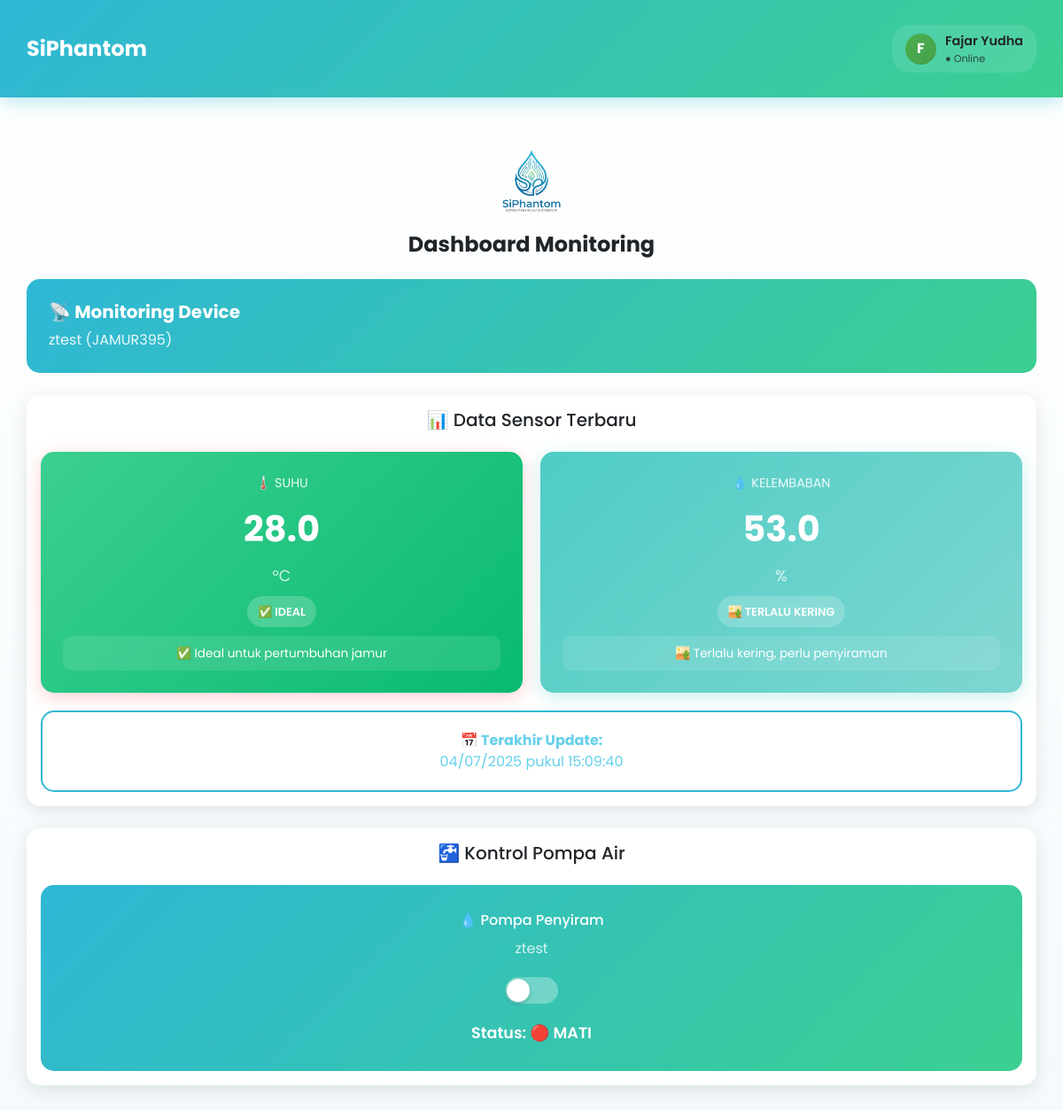
Screenshot of /dashboard.php (signed in) with the database file from the repository.
### tables this page shows
CREATE TABLE `devices` (
  `id` int(11) NOT NULL AUTO_INCREMENT,
  `kode` varchar(20) NOT NULL,
  `nama` varchar(100) NOT NULL,
  `pemilik` varchar(50) NOT NULL,
  `aktif` tinyint(1) DEFAULT 1,
  `dibuat` timestamp NOT NULL DEFAULT current_timestamp(),
  `deleted_at` timestamp NULL DEFAULT NULL,
  `deleted_by` varchar(50) DEFAULT NULL,
  `status_approval` enum('pending','approved','rejected') DEFAULT 'pending',
  `approved_by` varchar(50) DEFAULT NULL,
  `approved_at` timestamp NULL DEFAULT NULL,
  `rejection_reason` text DEFAULT NULL,
  `last_seen` timestamp NULL DEFAULT NULL,
  PRIMARY KEY (`id`),
  UNIQUE KEY `kode` (`kode`),
  KEY `pemilik` (`pemilik`),
  CONSTRAINT `devices_ibfk_1` FOREIGN KEY (`pemilik`) REFERENCES `users` (`username`)
);

CREATE TABLE `sensors` (
  `id` int(11) NOT NULL AUTO_INCREMENT,
  `kode_device` varchar(20) NOT NULL,
  `suhu` float NOT NULL,
  `kelembaban` float NOT NULL,
  `tanggal` date NOT NULL,
  `waktu` time NOT NULL,
  `timestamp` timestamp NOT NULL DEFAULT current_timestamp(),
  `relay_mode` varchar(20) DEFAULT 'manual',
  `rtc_time` varchar(10) DEFAULT NULL,
  PRIMARY KEY (`id`),
  KEY `kode_device` (`kode_device`),
  CONSTRAINT `sensors_ibfk_1` FOREIGN KEY (`kode_device`) REFERENCES `devices` (`kode`)
);

CREATE TABLE `relays` (
  `id` int(11) NOT NULL AUTO_INCREMENT,
  `kode_device` varchar(20) NOT NULL,
  `status` int(11) DEFAULT 0,
  `terakhir_update` timestamp NOT NULL DEFAULT current_timestamp() ON UPDATE current_timestamp(),
  PRIMARY KEY (`id`),
  UNIQUE KEY `kode_device` (`kode_device`),
  CONSTRAINT `relays_ibfk_1` FOREIGN KEY (`kode_device`) REFERENCES `devices` (`kode`)
);

### dashboard.php (the view, shortened to what this page needs)
<?php
require 'koneksi.php';
$username = $_SESSION["username"];
$nama_lengkap = $_SESSION["nama_lengkap"] ?? $username;
$device_query = "SELECT * FROM devices WHERE pemilik = '$username' AND aktif = 1 AND deleted_at IS NULL AND status_approval = 'approved'";
$device_result = mysqli_query($conn, $device_query);
$devices = [];
while ($device = mysqli_fetch_assoc($device_result)) {
    $devices[] = $device;
}
$pending_query = "SELECT * FROM devices WHERE pemilik = '$username' AND status_approval = 'pending' AND deleted_at IS NULL";
$pending_result = mysqli_query($conn, $pending_query);
$pending_devices = [];
while ($device = mysqli_fetch_assoc($pending_result)) {
    $pending_devices[] = $device;
}
$selected_device = $_SESSION['selected_device'] ?? ($devices[0]['kode'] ?? null);
$device_name = '';
foreach ($devices as $device) {
    if ($device['kode'] === $selected_device) {
        $device_name = $device['nama'];
        break;
    }
}
$sensor_data = null;
$relay_status = 0;
if ($selected_device) {
    $sensor_query = "SELECT * FROM sensors WHERE kode_device = '$selected_device' ORDER BY timestamp DESC LIMIT 1";
    $sensor_result = mysqli_query($conn, $sensor_query);
    $sensor_data = mysqli_fetch_assoc($sensor_result);
    $relay_query = "SELECT status FROM relays WHERE kode_device = '$selected_device'";
    $relay_result = mysqli_query($conn, $relay_query);
    if ($relay_result) {
        $relay_row = mysqli_fetch_assoc($relay_result);
        $relay_status = $relay_row['status'] ?? 0;
    }
}
function getMushroomStatus($suhu, $kelembaban)
{
    $suhu_min = 22;
    $suhu_max = 28;
    $kelembaban_min = 80;
    $kelembaban_max = 90;
    $suhu_status = 'optimal';
    $kelembaban_status = 'optimal';
    if ($kelembaban < $kelembaban_min - 10) {
        $kelembaban_status = 'terlalu_kering';
    } elseif ($kelembaban > $kelembaban_max + 5) {
        $kelembaban_status = 'terlalu_lembab';
    } elseif ($kelembaban < $kelembaban_min || $kelembaban > $kelembaban_max) {
        $kelembaban_status = 'kurang_ideal';
    }
    return ['suhu' => $suhu_status, 'kelembaban' => $kelembaban_status];
}
function getStatusMessage($status, $type)
{
    $messages = [
        'suhu' => [
            'optimal' => '✅ Ideal untuk pertumbuhan jamur',
            'kurang_ideal' => '⚠️ Kurang ideal, perlu penyesuaian',
            'terlalu_dingin' => '🧊 Terlalu dingin, perlu pemanasan',
            'terlalu_panas' => '🔥 Terlalu panas, perlu pendinginan'
        ],
        'kelembaban' => [
            'optimal' => '✅ Ideal untuk pertumbuhan jamur',
            'kurang_ideal' => '⚠️ Kurang ideal, perlu penyesuaian',
            'terlalu_kering' => '🏜️ Terlalu kering, perlu penyiraman',
            'terlalu_lembab' => '💧 Terlalu lembab, perlu ventilasi'
        ]
    ];
    return $messages[$type][$status] ?? 'Status tidak diketahui';
}
$mushroom_status = null;
if ($sensor_data) {
    $mushroom_status = getMushroomStatus($sensor_data['suhu'], $sensor_data['kelembaban']);
}
?>
<!DOCTYPE html>
<html lang="id">
<head>
    <link href="https://cdn.jsdelivr.net/npm/bootstrap@5.1.3/dist/css/bootstrap.min.css" rel="stylesheet">
</head>
<body>
    <nav class="navbar navbar-expand-lg navbar-dark">
        <div class="container">
            <a href="dashboard.php" class="navbar-brand">SiPhantom</a>
            <div class="dropdown">
                <div class="user-profile" data-bs-toggle="dropdown">
                    <div class="user-avatar">
                        <?php echo strtoupper(substr($username, 0, 1)); ?>
                    </div>
                    <div class="d-none d-md-block">
                        <div style="font-size: 0.9rem; font-weight: 600;"><?php echo $nama_lengkap; ?></div>
                        <div style="font-size: 0.7rem; opacity: 0.8;">● Online</div>
                    </div>
                </div>
            </div>
        </div>
    </nav>
    <div class="container mt-4">
        <div class="text-center mb-4">
            <img src="image/sipantol-logo.png" height="100">
            <h4 class="fw-bold mt-2">Dashboard Monitoring</h4>
        </div>
        <?php if (empty($devices)): ?>
            <div class="card">
                <div class="card-body">
                    <div class="no-data">
                        <h4>📱 Belum Ada Device Aktif</h4>
                        <p>Anda belum memiliki device yang disetujui atau belum memilih device untuk monitoring.</p>
                        <a href="daftar-device.php" class="btn btn-primary">Kelola Device</a>
                    </div>
                </div>
            </div>
            <?php if (!empty($pending_devices)): ?>
                <div class="card">
                    <div class="card-body">
                        <h5 class="card-title text-center mb-4">⏳ Device Menunggu Approval</h5>
                        <?php foreach ($pending_devices as $device): ?>
                            <div class="alert alert-warning">
                                <div class="d-flex justify-content-between align-items-center">
                                    <div>
                                        <strong>📱 <?php echo htmlspecialchars($device['nama']); ?></strong>
                                        <br><small>Kode: <?php echo $device['kode']; ?></small>
                                        <br><small class="text-muted">Menunggu persetujuan superadmin...</small>
                                    </div>
                                    <div>
                                        <span class="badge bg-warning">⏳ PENDING</span>
                                    </div>
                                </div>
                            </div>
                        <?php endforeach; ?>
                    </div>
                </div>
            <?php endif; ?>
        <?php else: ?>
            <?php if ($selected_device && $device_name): ?>
                <div class="device-selector">
                    <div class="d-flex justify-content-between align-items-center">
                        <div>
                            <h5><strong>📡 Monitoring Device</strong></h5>
                            <p class="mb-0" style="opacity: 0.9;">
                                <?php echo htmlspecialchars($device_name); ?> (<?php echo $selected_device; ?>)
                            </p>
                        </div>
                    </div>
                </div>
            <?php endif; ?>
            <div class="card">
                <div class="card-body">
                    <h5 class="card-title text-center mb-4">📊 Data Sensor Terbaru</h5>
                    <?php if ($sensor_data): ?>
                        <div class="data-grid">
                            <div class="data-card temperature">
                                <div class="data-label">🌡️ SUHU</div>
                                <div class="data-value" id="suhu-display">
                                    <?php echo number_format($sensor_data['suhu'], 1); ?>
                                </div>
                                <div class="data-unit">°C</div>
                                <?php if ($mushroom_status): ?>
                                    <div class="status-badge" id="suhu-status">
                                        <?php
                                            switch ($mushroom_status['suhu']) {
                                                case 'optimal':
                                                    echo '✅ IDEAL';
                                                    break;
                                            }
                                        ?>
                                    </div>
                                    <div class="status-message" id="suhu-message">
                                        <?php echo getStatusMessage($mushroom_status['suhu'], 'suhu'); ?>
                                    </div>
                                <?php endif; ?>
                            </div>
                            <div class="data-card humidity">
                                <div class="data-label">💧 KELEMBABAN</div>
                                <div class="data-value" id="kelembaban-display">
                                    <?php echo number_format($sensor_data['kelembaban'], 1); ?>
                                </div>
                                <div class="data-unit">%</div>
                                <?php if ($mushroom_status): ?>
                                    <div class="status-badge" id="kelembaban-status">
                                        <?php
                                            switch ($mushroom_status['kelembaban']) {
                                                case 'terlalu_kering':
                                                    echo '🏜️ TERLALU KERING';
                                                    break;
                                            }
                                        ?>
                                    </div>
                                    <div class="status-message" id="kelembaban-message">
                                        <?php echo getStatusMessage($mushroom_status['kelembaban'], 'kelembaban'); ?>
                                    </div>
                                <?php endif; ?>
                            </div>
                        </div>
                        <div class="timestamp-card">
                            <strong>📅 Terakhir Update:</strong><br>
                            <span id="timestamp-display">
                                <?php
                                        $tanggal = date('d/m/Y', strtotime($sensor_data['tanggal']));
                                        $waktu = date('H:i:s', strtotime($sensor_data['waktu']));
                                        echo "$tanggal pukul $waktu";
                                ?>
                            </span>
                        </div>
                    <?php endif; ?>
                </div>
            </div>
            <div class="card">
                <div class="card-body">
                    <h5 class="card-title text-center mb-4">🚰 Kontrol Pompa Air</h5>
                    <div class="pump-card">
                        <h6>💧 Pompa Penyiram</h6>
                        <p style="opacity: 0.8; margin: 10px 0;"><?php echo $device_name; ?></p>
                        <div class="pump-switch <?php echo ($relay_status == 1) ? 'active' : ''; ?>"
                            onclick="togglePompa()">
                            <div class="pump-handle"></div>
                        </div>
                        <div id="pump-status" style="font-weight: 600; font-size: 1.1rem;">
                            Status: <?php echo ($relay_status == 1) ? '🟢 HIDUP' : '🔴 MATI'; ?>
                        </div>
                    </div>
                </div>
            </div>
        <?php endif; ?>
    <?php endif; ?>
    </div>
</body>
</html>

### dashboard.php (style rules this page uses)
:root { --primary: #2FB7D6; --secondary: #3CCF91; --green: #09ba70; --dark: #1F3A4D; --light: #F4FAFC; }
body { font-family: 'Poppins', sans-serif; background: linear-gradient(180deg,#ffffff 0%,var(--light) 100%); min-height: 100vh; }
.navbar { background: linear-gradient(135deg, var(--primary), var(--secondary)) !important; box-shadow: 0 4px 20px rgba(47, 183, 214, .35); }
.navbar-brand { font-weight: 700; font-size: 1.5rem; }
.container { padding: 20px 0; }
.user-profile { display: flex; align-items: center; gap: 10px; cursor: pointer; padding: 8px 15px; border-radius: 20px; background: rgba(255, 255, 255, 0.1); transition: all 0.3s; }
.user-avatar { width: 35px; height: 35px; background: linear-gradient(135deg, #4CAF50, #45a049); border-radius: 50%; display: flex; align-items: center; justify-content: center; font-weight: bold; color: white; }
.card { border-radius: 15px; border: none; box-shadow: 0 5px 20px rgba(0, 0, 0, 0.1); margin-bottom: 25px; }
.device-selector { background: linear-gradient(135deg,var(--primary),var(--secondary)) !important; color: white; border-radius: 15px; padding: 25px; margin-bottom: 25px; }
.data-grid { display: grid; grid-template-columns: repeat(auto-fit, minmax(250px, 1fr)); gap: 20px; margin-bottom: 20px; }
.data-card { background: linear-gradient(135deg, #4CAF50, #45a049); color: white; padding: 25px; border-radius: 15px; text-align: center; box-shadow: 0 5px 20px rgba(76, 175, 80, 0.3); transition: transform 0.3s; position: relative; }
.data-card.temperature { background: linear-gradient(135deg, var(--secondary), var(--green)); box-shadow: 0 5px 20px rgba(255, 107, 107, 0.3); }
.data-card.humidity { background: linear-gradient(135deg, #4ECDC4, #7ED6D1); box-shadow: 0 5px 20px rgba(78, 205, 196, 0.3); }
.data-value { font-size: 2.5rem; font-weight: 700; margin: 10px 0; }
.data-label { font-size: 0.9rem; opacity: 0.9; margin-bottom: 5px; }
.data-unit { font-size: 1.1rem; opacity: 0.8; }
.status-badge { background: rgba(255, 255, 255, 0.2); border-radius: 20px; padding: 8px 12px; font-size: 0.8rem; font-weight: 600; margin-top: 10px; display: inline-block; }
.status-message { background: rgba(255, 255, 255, 0.1); border-radius: 10px; padding: 10px; margin-top: 10px; font-size: 0.85rem; line-height: 1.4; }
.pump-card { background: linear-gradient(135deg, var(--primary), var(--secondary)) !important; color: white; padding: 30px; border-radius: 15px; text-align: center; }
.pump-switch { width: 60px; height: 30px; background: rgba(255, 255, 255, 0.3); border-radius: 15px; position: relative; cursor: pointer; margin: 20px auto; transition: all 0.3s; }
.pump-handle { width: 26px; height: 26px; background: white; border-radius: 50%; position: absolute; top: 2px; left: 2px; transition: all 0.3s; box-shadow: 0 2px 5px rgba(0, 0, 0, 0.2); }
.timestamp-card { background: white; border: 2px solid #30b8d4; color: #66d0ea; padding: 20px; border-radius: 15px; text-align: center; }

### rows the page displays
devices: nama "ztest", kode "JAMUR395"
sensors: suhu "28.0", getStatusMessage($mushroom_status['suhu'], 'suhu') "✅ Ideal untuk pertumbuhan jamur", kelembaban "53.0", suhu+kelembaban "🏜️ Terlalu kering, perlu penyiraman", tanggal "04/07/2025", waktu "15:09:40"

### other values shown
substr($username, 0, 1) "F"
$nama_lengkap "Fajar Yudha"
